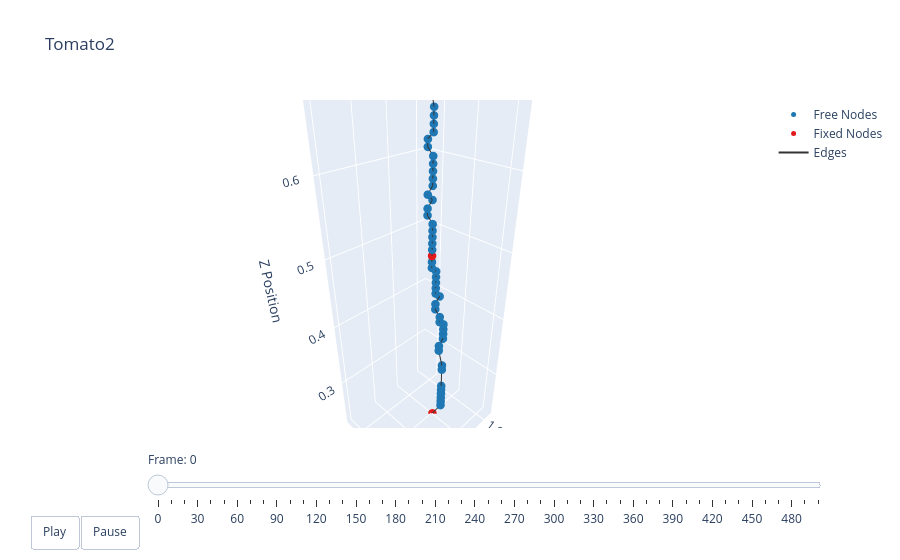

This figure's notebook cell:
### Markdown cell above
### Plotting

### Code cell
t = np.arange(robot.sim_params.total_time, step=robot.sim_params.dt)
options = dismech.AnimationOptions(title='Tomato2', plot_step=10)

fig = dismech.get_interactive_animation_plotly(robot, t, qs , options)
fig.show()

### Figure 1 — Plotly figure (JSON) as saved in the notebook; plotly's stock layout.template omitted (floating-point values rounded to 4 significant figures; data arrays with more than 128 entries replaced by an {"elided": "..."} marker saying what was removed)
{"data": [{"marker": {"color": "#1f78b4", "size": 5}, "mode": "markers", "name": "Free Nodes", "type": "scatter3d", "x": [1.099, 1.099, 1.1, 1.1, 1.1, 1.1, 1.1, 1.1, 1.108, 1.108, 1.1, 1.1, 1.1, 1.1, 1.108, 1.108, 1.108, 1.108, 1.1, 1.108, 1.108, 1.108, 1.108, 1.108, 1.116, 1.116, 1.116, 1.116, 1.116, 1.116, 1.116, 1.116, 1.116, 1.108, 1.116, 1.108, 1.108, 1.108, 1.108, 1.108, 1.108, 1.108, 1.108, 1.108, 1.108, 1.108, 1.115, 1.043, 1.123, 1.043, 1.132, 1.091, 1.051, 1.131, 1.059, 1.083, 1.155, 1.139, 1.139, 1.14, 1.043, 1.051, 1.059, 1.148, 1.035, 1.067, 1.148, 1.14, 1.148, 1.14, 1.188, 1.188, 1.083, 1.091, 1.156, 1.132, 1.172, 1.18, 1.188, 1.18, 1.172, 1.172, 1.204, 1.156, 1.164, 1.164, 1.156, 1.156], "y": [0.01728, 0.01728, 0.01728, 0.01728, 0.01729, 0.01729, 0.01729, 0.01729, 0.01729, 0.01729, 0.01729, 0.01729, 0.01729, 0.01729, 0.01729, 0.01729, 0.009289, 0.009289, 0.009288, 0.009286, 0.009285, 0.009284, 0.009283, 0.009281, 0.009278, 0.009276, 0.009271, 0.009269, 0.009266, 0.009263, 0.009259, 0.001258, 0.001254, 0.00125, 0.001247, 0.001244, 0.001242, 0.001241, 0.001239, 0.001238, -0.006761, -0.006762, 0.001237, 0.001237, 0.001237, 0.001238, 0.001238, 0.01724, 0.009237, 0.01723, -0.01476, 0.009237, 0.01723, 0.01724, 0.01723, 0.01724, 0.01724, 0.02524, 0.03324, -0.03076, 0.02523, 0.02523, 0.03323, -0.03876, 0.03323, 0.04123, -0.07076, -0.05476, -0.04676, -0.03076, -0.006764, 0.001236, 0.05724, 0.06524, -0.07876, -0.05476, -0.05476, -0.04676, -0.03876, -0.01476, -0.006764, 0.001236, -0.04676, -0.01476, -0.006763, 0.01724, 0.02524, 0.03324], "z": [0.2497, 0.2577, 0.2657, 0.2737, 0.2817, 0.2897, 0.3217, 0.3297, 0.3616, 0.3696, 0.3777, 0.3857, 0.3937, 0.4017, 0.4096, 0.4176, 0.4256, 0.4337, 0.4417, 0.4497, 0.4577, 0.4657, 0.4737, 0.4817, 0.4897, 0.4977, 0.5137, 0.5217, 0.5297, 0.5376, 0.5456, 0.5536, 0.5616, 0.5696, 0.5776, 0.5856, 0.5936, 0.6016, 0.6096, 0.6176, 0.6256, 0.6336, 0.6416, 0.6496, 0.6576, 0.6656, 0.6976, 0.6976, 0.7056, 0.7056, 0.7136, 0.7136, 0.7136, 0.7136, 0.7216, 0.7216, 0.7216, 0.7216, 0.7216, 0.7296, 0.7296, 0.7296, 0.7296, 0.7376, 0.7376, 0.7376, 0.7456, 0.7456, 0.7456, 0.7456, 0.7456, 0.7455, 0.7456, 0.7456, 0.7536, 0.7536, 0.7536, 0.7536, 0.7536, 0.7536, 0.7536, 0.7536, 0.7616, 0.7616, 0.7616, 0.7616, 0.7616, 0.7616]}, {"marker": {"color": "#e31a1c", "size": 5}, "mode": "markers", "name": "Fixed Nodes", "type": "scatter3d", "x": [1.099, 1.116], "y": [0.001274, 0.009274], "z": [0.2177, 0.5057]}, {"line": {"color": "#333333", "width": 2}, "mode": "lines", "name": "Edges", "type": "scatter3d", "x": {"elided": "267 float values"}, "y": {"elided": "267 float values"}, "z": {"elided": "267 float values"}}, {"color": "rgba(166, 206, 227, 0.7)", "i": [], "j": [], "k": [], "name": "Faces", "opacity": 0.7, "showscale": false, "type": "mesh3d", "x": [1.099, 1.099, 1.099, 1.1, 1.1, 1.1, 1.1, 1.1, 1.1, 1.108, 1.108, 1.1, 1.1, 1.1, 1.1, 1.108, 1.108, 1.108, 1.108, 1.1, 1.108, 1.108, 1.108, 1.108, 1.108, 1.116, 1.116, 1.116, 1.116, 1.116, 1.116, 1.116, 1.116, 1.116, 1.116, 1.108, 1.116, 1.108, 1.108, 1.108, 1.108, 1.108, 1.108, 1.108, 1.108, 1.108, 1.108, 1.108, 1.115, 1.043, 1.123, 1.043, 1.132, 1.091, 1.051, 1.131, 1.059, 1.083, 1.155, 1.139, 1.139, 1.14, 1.043, 1.051, 1.059, 1.148, 1.035, 1.067, 1.148, 1.14, 1.148, 1.14, 1.188, 1.188, 1.083, 1.091, 1.156, 1.132, 1.172, 1.18, 1.188, 1.18, 1.172, 1.172, 1.204, 1.156, 1.164, 1.164, 1.156, 1.156], "y": [0.001274, 0.01728, 0.01728, 0.01728, 0.01728, 0.01729, 0.01729, 0.01729, 0.01729, 0.01729, 0.01729, 0.01729, 0.01729, 0.01729, 0.01729, 0.01729, 0.01729, 0.009289, 0.009289, 0.009288, 0.009286, 0.009285, 0.009284, 0.009283, 0.009281, 0.009278, 0.009276, 0.009274, 0.009271, 0.009269, 0.009266, 0.009263, 0.009259, 0.001258, 0.001254, 0.00125, 0.001247, 0.001244, 0.001242, 0.001241, 0.001239, 0.001238, -0.006761, -0.006762, 0.001237, 0.001237, 0.001237, 0.001238, 0.001238, 0.01724, 0.009237, 0.01723, -0.01476, 0.009237, 0.01723, 0.01724, 0.01723, 0.01724, 0.01724, 0.02524, 0.03324, -0.03076, 0.02523, 0.02523, 0.03323, -0.03876, 0.03323, 0.04123, -0.07076, -0.05476, -0.04676, -0.03076, -0.006764, 0.001236, 0.05724, 0.06524, -0.07876, -0.05476, -0.05476, -0.04676, -0.03876, -0.01476, -0.006764, 0.001236, -0.04676, -0.01476, -0.006763, 0.01724, 0.02524, 0.03324], "z": [0.2177, 0.2497, 0.2577, 0.2657, 0.2737, 0.2817, 0.2897, 0.3217, 0.3297, 0.3616, 0.3696, 0.3777, 0.3857, 0.3937, 0.4017, 0.4096, 0.4176, 0.4256, 0.4337, 0.4417, 0.4497, 0.4577, 0.4657, 0.4737, 0.4817, 0.4897, 0.4977, 0.5057, 0.5137, 0.5217, 0.5297, 0.5376, 0.5456, 0.5536, 0.5616, 0.5696, 0.5776, 0.5856, 0.5936, 0.6016, 0.6096, 0.6176, 0.6256, 0.6336, 0.6416, 0.6496, 0.6576, 0.6656, 0.6976, 0.6976, 0.7056, 0.7056, 0.7136, 0.7136, 0.7136, 0.7136, 0.7216, 0.7216, 0.7216, 0.7216, 0.7216, 0.7296, 0.7296, 0.7296, 0.7296, 0.7376, 0.7376, 0.7376, 0.7456, 0.7456, 0.7456, 0.7456, 0.7456, 0.7455, 0.7456, 0.7456, 0.7536, 0.7536, 0.7536, 0.7536, 0.7536, 0.7536, 0.7536, 0.7536, 0.7616, 0.7616, 0.7616, 0.7616, 0.7616, 0.7616]}], "layout": {"scene": {"camera": {"eye": {"x": 1.225, "y": 1.225, "z": 1.0}}, "xaxis": {"range": [1.031, 1.208], "title": {"text": "X Position"}}, "yaxis": {"range": [-0.079, 0.06525], "title": {"text": "Y Position"}}, "zaxis": {"range": [0.2177, 0.7616], "title": {"text": "Z Position"}}}, "sliders": [{"currentvalue": {"prefix": "Frame: "}, "steps": [{"args": [["0"], {"frame": {"duration": 50, "redraw": true}, "mode": "immediate"}], "label": "0", "method": "animate"}, {"args": [["1"], {"frame": {"duration": 50, "redraw": true}, "mode": "immediate"}], "label": "10", "method": "animate"}, {"args": [["2"], {"frame": {"duration": 50, "redraw": true}, "mode": "immediate"}], "label": "20", "method": "animate"}, {"args": [["3"], {"frame": {"duration": 50, "redraw": true}, "mode": "immediate"}], "label": "30", "method": "animate"}, {"args": [["4"], {"frame": {"duration": 50, "redraw": true}, "mode": "immediate"}], "label": "40", "method": "animate"}, {"args": [["5"], {"frame": {"duration": 50, "redraw": true}, "mode": "immediate"}], "label": "50", "method": "animate"}, {"args": [["6"], {"frame": {"duration": 50, "redraw": true}, "mode": "immediate"}], "label": "60", "method": "animate"}, {"args": [["7"], {"frame": {"duration": 50, "redraw": true}, "mode": "immediate"}], "label": "70", "method": "animate"}, {"args": [["8"], {"frame": {"duration": 50, "redraw": true}, "mode": "immediate"}], "label": "80", "method": "animate"}, {"args": [["9"], {"frame": {"duration": 50, "redraw": true}, "mode": "immediate"}], "label": "90", "method": "animate"}, {"args": [["10"], {"frame": {"duration": 50, "redraw": true}, "mode": "immediate"}], "label": "100", "method": "animate"}, {"args": [["11"], {"frame": {"duration": 50, "redraw": true}, "mode": "immediate"}], "label": "110", "method": "animate"}, {"args": [["12"], {"frame": {"duration": 50, "redraw": true}, "mode": "immediate"}], "label": "120", "method": "animate"}, {"args": [["13"], {"frame": {"duration": 50, "redraw": true}, "mode": "immediate"}], "label": "130", "method": "animate"}, {"args": [["14"], {"frame": {"duration": 50, "redraw": true}, "mode": "immediate"}], "label": "140", "method": "animate"}, {"args": [["15"], {"frame": {"duration": 50, "redraw": true}, "mode": "immediate"}], "label": "150", "method": "animate"}, {"args": [["16"], {"frame": {"duration": 50, "redraw": true}, "mode": "immediate"}], "label": "160", "method": "animate"}, {"args": [["17"], {"frame": {"duration": 50, "redraw": true}, "mode": "immediate"}], "label": "170", "method": "animate"}, {"args": [["18"], {"frame": {"duration": 50, "redraw": true}, "mode": "immediate"}], "label": "180", "method": "animate"}, {"args": [["19"], {"frame": {"duration": 50, "redraw": true}, "mode": "immediate"}], "label": "190", "method": "animate"}, {"args": [["20"], {"frame": {"duration": 50, "redraw": true}, "mode": "immediate"}], "label": "200", "method": "animate"}, {"args": [["21"], {"frame": {"duration": 50, "redraw": true}, "mode": "immediate"}], "label": "210", "method": "animate"}, {"args": [["22"], {"frame": {"duration": 50, "redraw": true}, "mode": "immediate"}], "label": "220", "method": "animate"}, {"args": [["23"], {"frame": {"duration": 50, "redraw": true}, "mode": "immediate"}], "label": "230", "method": "animate"}, {"args": [["24"], {"frame": {"duration": 50, "redraw": true}, "mode": "immediate"}], "label": "240", "method": "animate"}, {"args": [["25"], {"frame": {"duration": 50, "redraw": true}, "mode": "immediate"}], "label": "250", "method": "animate"}, {"args": [["26"], {"frame": {"duration": 50, "redraw": true}, "mode": "immediate"}], "label": "260", "method": "animate"}, {"args": [["27"], {"frame": {"duration": 50, "redraw": true}, "mode": "immediate"}], "label": "270", "method": "animate"}, {"args": [["28"], {"frame": {"duration": 50, "redraw": true}, "mode": "immediate"}], "label": "280", "method": "animate"}, {"args": [["29"], {"frame": {"duration": 50, "redraw": true}, "mode": "immediate"}], "label": "290", "method": "animate"}, {"args": [["30"], {"frame": {"duration": 50, "redraw": true}, "mode": "immediate"}], "label": "300", "method": "animate"}, {"args": [["31"], {"frame": {"duration": 50, "redraw": true}, "mode": "immediate"}], "label": "310", "method": "animate"}, {"args": [["32"], {"frame": {"duration": 50, "redraw": true}, "mode": "immediate"}], "label": "320", "method": "animate"}, {"args": [["33"], {"frame": {"duration": 50, "redraw": true}, "mode": "immediate"}], "label": "330", "method": "animate"}, {"args": [["34"], {"frame": {"duration": 50, "redraw": true}, "mode": "immediate"}], "label": "340", "method": "animate"}, {"args": [["35"], {"frame": {"duration": 50, "redraw": true}, "mode": "immediate"}], "label": "350", "method": "animate"}, {"args": [["36"], {"frame": {"duration": 50, "redraw": true}, "mode": "immediate"}], "label": "360", "method": "animate"}, {"args": [["37"], {"frame": {"duration": 50, "redraw": true}, "mode": "immediate"}], "label": "370", "method": "animate"}, {"args": [["38"], {"frame": {"duration": 50, "redraw": true}, "mode": "immediate"}], "label": "380", "method": "animate"}, {"args": [["39"], {"frame": {"duration": 50, "redraw": true}, "mode": "immediate"}], "label": "390", "method": "animate"}, {"args": [["40"], {"frame": {"duration": 50, "redraw": true}, "mode": "immediate"}], "label": "400", "method": "animate"}, {"args": [["41"], {"frame": {"duration": 50, "redraw": true}, "mode": "immediate"}], "label": "410", "method": "animate"}, {"args": [["42"], {"frame": {"duration": 50, "redraw": true}, "mode": "immediate"}], "label": "420", "method": "animate"}, {"args": [["43"], {"frame": {"duration": 50, "redraw": true}, "mode": "immediate"}], "label": "430", "method": "animate"}, {"args": [["44"], {"frame": {"duration": 50, "redraw": true}, "mode": "immediate"}], "label": "440", "method": "animate"}, {"args": [["45"], {"frame": {"duration": 50, "redraw": true}, "mode": "immediate"}], "label": "450", "method": "animate"}, {"args": [["46"], {"frame": {"duration": 50, "redraw": true}, "mode": "immediate"}], "label": "460", "method": "animate"}, {"args": [["47"], {"frame": {"duration": 50, "redraw": true}, "mode": "immediate"}], "label": "470", "method": "animate"}, {"args": [["48"], {"frame": {"duration": 50, "redraw": true}, "mode": "immediate"}], "label": "480", "method": "animate"}, {"args": [["49"], {"frame": {"duration": 50, "redraw": true}, "mode": "immediate"}], "label": "490", "method": "animate"}, {"args": [["50"], {"frame": {"duration": 50, "redraw": true}, "mode": "immediate"}], "label": "499", "method": "animate"}], "transition": {"duration": 0}, "x": 0.1, "y": 0}], "title": {"text": "Tomato2"}, "updatemenus": [{"buttons": [{"args": [null, {"frame": {"duration": 50, "redraw": true}, "fromcurrent": true}], "label": "Play", "method": "animate"}, {"args": [[null], {"frame": {"duration": 0, "redraw": true}, "mode": "immediate"}], "label": "Pause", "method": "animate"}], "direction": "left", "pad": {"r": 10, "t": 87}, "showactive": false, "type": "buttons", "x": 0.1, "xanchor": "right", "y": 0, "yanchor": "top"}]}}
